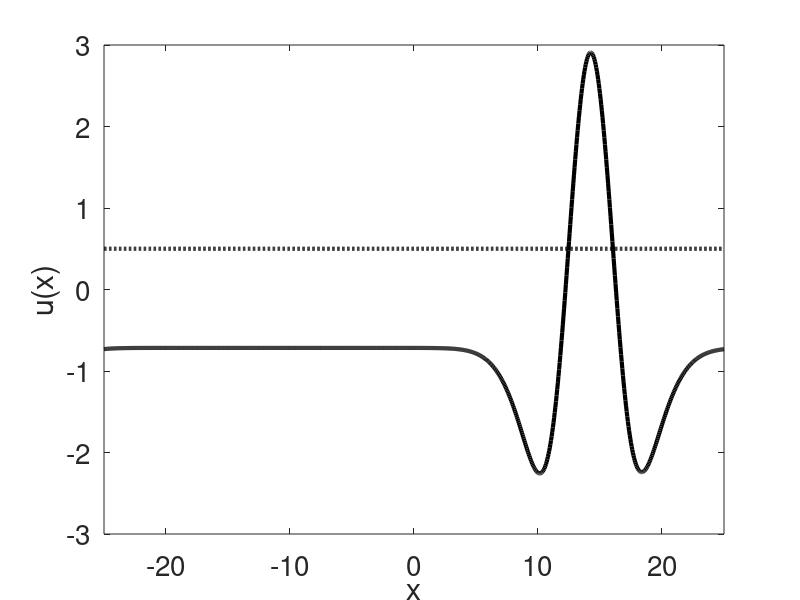

Recreate this plot in MATLAB.
% This code implements a traveling wave solution in the Amari model
% using a forward Euler method for simulation with input.
%
%
% (c) Weronika Wojtak, Nov 2024

%% cleaning
clear; clc;

%% spatial discretization
L = 25; dx = 0.05; xDim = -L:dx:L; N = numel(xDim);

%% temporal discretization
T = 20; dt = 0.01; tDim = 0:dt:T; M = numel(tDim);

%% utils
sigmoid = @(x,beta,theta) 1 ./ (1 + exp(-beta*(x-theta)));
gauss = @(x,mu,sigma) exp(-0.5 * (x-mu).^2 / sigma^2);
w_lat = @(x,A,sigma,g_i) A * exp(-0.5 * (x).^2 / sigma^2) - g_i;
w_mex = @(x,A_ex,s_ex,A_in,s_in,g_i) A_ex * exp(-0.5 * (x).^2 / s_ex^2) - A_in * exp(-0.5 * (x).^2 / s_in^2) - g_i;
w_osc =  @(x,A,b,alpha) A*(exp(-b*abs(x)).*((b*sin(abs(alpha*x)))+cos(alpha*x)));

%% parameters
theta = 0.5;   % theta
beta = 1000;   % sigmoid steepness
tau = 1;       % time constant

%% Mexican-hat kernel
c = 15; % strength of asymmetry

p(1) = 3;      % A_ex
p(2) = 1.5;    % s_ex
p(3) = 1.5;    % A_inh
p(4) = 3;      % s_inh
p(5) = 0.2;    % g_i
w_sym = w_mex(xDim,p(1),p(2),p(3),p(4),p(5)); 
w = w_sym -c * diff([w_sym w_sym(end)]);
w_hat = fft(w);

%% initial data
u_field = -theta * ones(1, N);

%% inputs
A_I = 3; sigma_I = 1;
Input = zeros(M, N);
I_S = A_I * gauss(xDim, 0, sigma_I);
Input(1/dt:2/dt-1, :) = repmat(I_S,1/dt,1);

%% main loop
for i = 1:M
    f = sigmoid(u_field, beta, theta); f_hat = fft(f);
    convolution = dx * ifftshift(real(ifft(f_hat .* w_hat)));
    u_field = u_field + dt/tau * (-u_field + convolution + Input(i, :));
    
    if mod(i,50)==0, disp(num2str(i*dt)), end
end

%% plot results
figure
plot(xDim,u_field,'k','linewidth',3), hold on
plot(xDim,theta*ones(1,N),':k','linewidth',3),
xlabel('x'); ylabel('u(x)');
set(gca,  'XLim', [-L L]), set(gca,  'FontSize', 20), hold off



